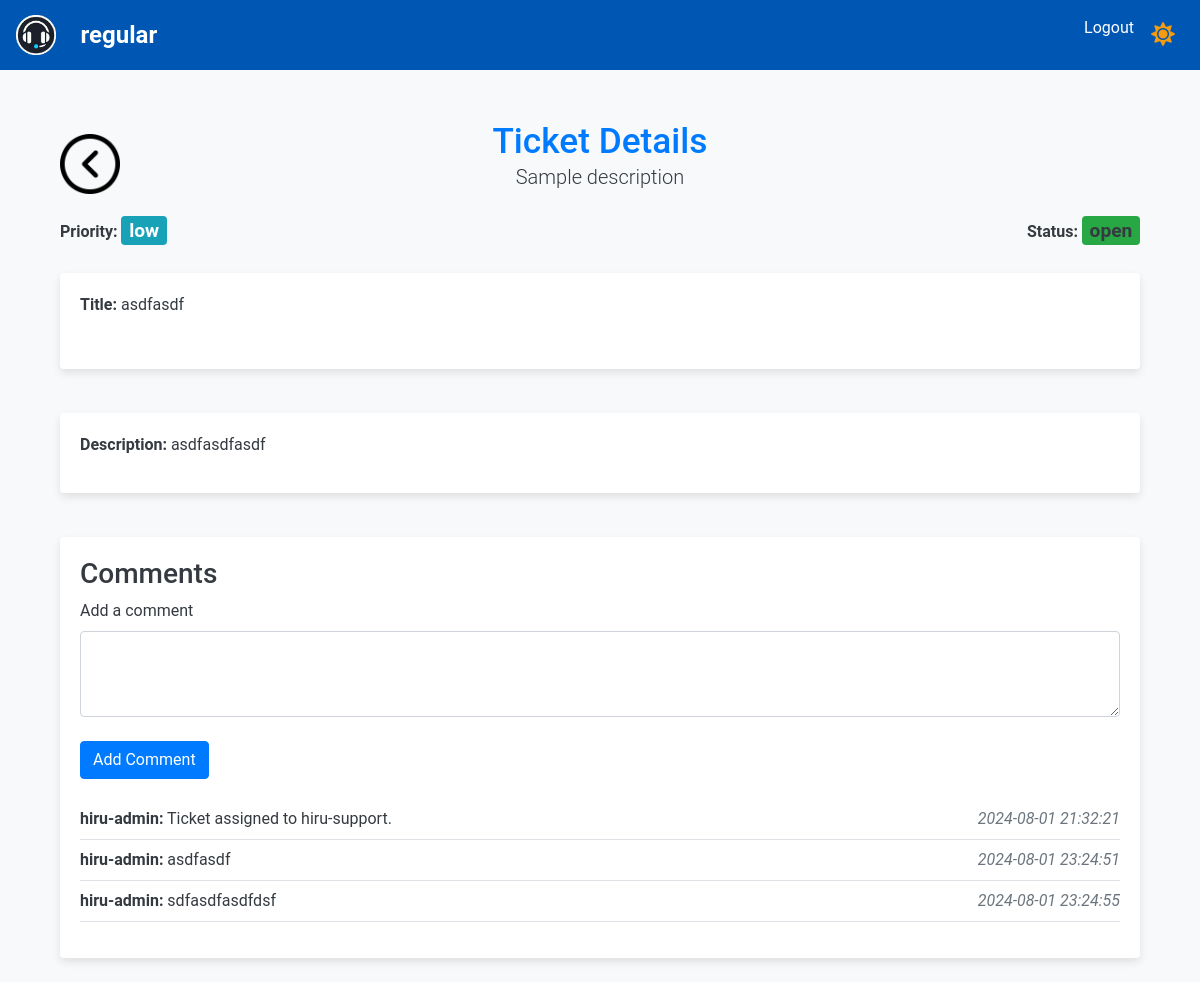
The app's page /ticket/3 (signed in), older data.
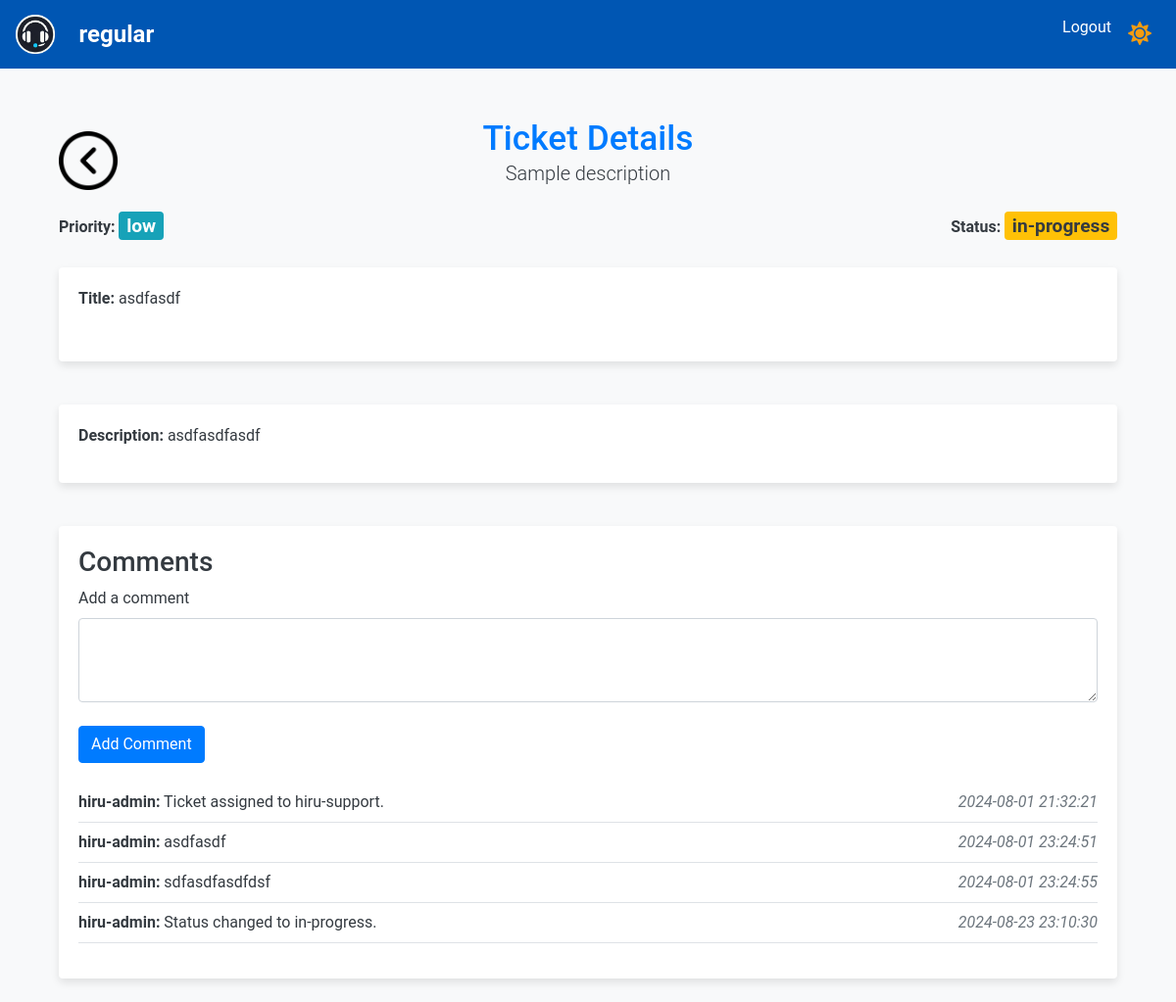
The same page, newer data.
### app/models.py (models this page shows)
class User(UserMixin, db.Model):
    id = db.Column(db.Integer, primary_key=True)
    name = db.Column(db.String(150), nullable=False)
    email = db.Column(db.String(150), unique=True, nullable=False)
    password = db.Column(db.String(150), nullable=False)
    role = db.Column(db.String(50), nullable=False)
    created_tickets = db.relationship(
        "Ticket",
        foreign_keys="Ticket.user_id",
        backref="creator",
        overlaps="assigned_tickets",
    )
    assigned_tickets = db.relationship(
        "Ticket",
        foreign_keys="Ticket.assigned_to",
        backref="assignee",
        overlaps="created_tickets",
    )
    user_comments = db.relationship(
        "Comment", backref="commenter", overlaps="commenter,comments"
    )

class Ticket(db.Model):
    id = db.Column(db.Integer, primary_key=True)
    title = db.Column(db.String(150), nullable=False)
    description = db.Column(db.Text, nullable=False)
    status = db.Column(db.String(50), nullable=False)
    priority = db.Column(db.String(50), nullable=False)
    created_at = db.Column(db.DateTime, default=datetime.utcnow)
    updated_at = db.Column(
        db.DateTime, default=datetime.utcnow, onupdate=datetime.utcnow
    )
    assigned_to = db.Column(db.Integer, db.ForeignKey("user.id"))
    user_id = db.Column(db.Integer, db.ForeignKey("user.id"))

class Comment(db.Model):
    id = db.Column(db.Integer, primary_key=True)
    ticket_id = db.Column(db.Integer, db.ForeignKey("ticket.id"))
    user_id = db.Column(db.Integer, db.ForeignKey("user.id"))
    comment_text = db.Column(db.Text, nullable=False)
    created_at = db.Column(db.DateTime, default=datetime.utcnow)  # Add timestamp
    ticket = db.relationship("Ticket", backref="ticket_comments")
    user = db.relationship("User", backref="comments", overlaps="comments")

### app/routes.py (the view, shortened to what this page needs)
@bp.route("/ticket/<int:ticket_id>", methods=["GET", "POST"])
@login_required
def ticket_details(ticket_id):
    print(f"Loading ticket details for ticket ID: {ticket_id}")
    ticket = Ticket.query.get_or_404(ticket_id)
    comments = Comment.query.filter_by(ticket_id=ticket.id).all()
    return render_template("ticket_details.html", ticket=ticket, comments=comments)

### app/__init__.py (called while the page is built)
def create_app():
    app = Flask(__name__, instance_relative_config=True)
    app.config.from_pyfile("config.py")
    db.init_app(app)
    login_manager.init_app(app)
    migrate.init_app(app, db)
    from .models import User
    @login_manager.user_loader
    def load_user(user_id):
        return User.query.get(int(user_id))
    from . import routes
    app.register_blueprint(routes.bp)
    return app

### app/templates/ticket_details.html (shortened to what this page needs)
{% extends "base.html" %}
{% block content %}
<div class="container mt-5">
    <div class="row mb-2 align-items-center">
        <div class="col-md-2 text-start">
            <a href="{{ url_for('main.all_tickets') }}">
                <img src="{{ url_for('static', filename='back-arrow-3095.png') }}" alt="Back to Dashboard" class="back-button-icon">
            </a>
        </div>
        <div class="col-md-8 text-center">
            <h2 class="text-primary mb-0">Ticket Details</h2>
            <p class="lead">Sample description</p>
        </div>
    </div>
    <div class="row mb-2 align-items-center">
        <div class="col-md-4 text-start d-flex justify-content-start align-items-center">
            <p class="mb-0"><strong>Priority:</strong>
                <span class="badge text-white status-badge {% if ticket.priority == 'high' %}bg-danger{% elif ticket.priority == 'medium' %}bg-warning{% else %}bg-info{% endif %}">
                    {{ ticket.priority }}
                </span>
            </p>
        </div>
        <div class="col-md-4 text-end d-flex justify-content-end align-items-center">
            <p class="mb-0"><strong>Status:</strong>
            <span class="badge status-badge ms-2 {% if ticket.status == 'open' %}bg-success{% elif ticket.status == 'in-progress' %}bg-warning{% else %}bg-secondary{% endif %}">
                {{ ticket.status }}
            </span>
            </p>
        </div>
    </div>
    <div class="row mb-4">
        <div class="col-12">
            <div class="card">
                <div class="card-body">
                    <div class="row mb-2">
                        <div class="col-md-6">
                            <p><strong>Title:</strong> {{ ticket.title }}</p>
                        </div>
                    </div>
                </div>
            </div>
        </div>
    </div>
    <div class="row mb-4">
        <div class="col-12">
            <div class="card">
                <div class="card-body">
                    <p><strong>Description:</strong> {{ ticket.description }}</p>
                </div>
            </div>
        </div>
    </div>
    <div class="row mb-4">
        <div class="col-12">
            <div class="card">
                <div class="card-body">
                    <h3>Comments</h3>
                    <form method="POST" class="mb-3">
                        <div class="form-group">
                            <label for="comment_text">Add a comment</label>
                            <textarea class="form-control" id="comment_text" name="comment_text" rows="3" required></textarea>
                        </div>
                        <button type="submit" class="btn btn-primary mt-2">Add Comment</button>
                    </form>
                    <ul class="list-unstyled">
                        {% for comment in comments %}
                        <li class="d-flex justify-content-between border-bottom py-2">
                            <div>
                                <strong>{{ comment.user.name }}:</strong> {{ comment.comment_text }}
                            </div>
                            <div class="text-muted">
                                <em>{{ comment.created_at.strftime('%Y-%m-%d %H:%M:%S') }}</em>
                            </div>
                        </li>
                        {% endfor %}
                    </ul>
                </div>
            </div>
        </div>
    </div>
</div>
{% endblock %}

### app/templates/base.html (shortened to what this page needs)
<!DOCTYPE html>
<html lang="en">
  <head>
    <link
      href="https://stackpath.bootstrapcdn.com/bootstrap/4.5.2/css/bootstrap.min.css"
      rel="stylesheet"
    />
    <link
      href="{{ url_for('static', filename='styles.css') }}"
      rel="stylesheet"
    />
    <link
      rel="stylesheet"
      href="https://cdnjs.cloudflare.com/ajax/libs/font-awesome/5.15.4/css/all.min.css"
    />
  </head>
  <body class="light-mode">
    <nav class="navbar navbar-expand-lg">
      <a class="navbar-brand" href="#">
        <img
          src="{{ url_for('static', filename='logo.png') }}"
          alt="Help Desk Logo"
          style="height: 40px"
        />
        {% if current_user.is_authenticated %}
        <div class="role-badge">
          <span class="badge badge-role-{{ current_user.role }}"
            >{{ current_user.role }}</span
          >
        </div>
        {% endif %}
      </a>
      <div class="collapse navbar-collapse" id="navbarNav">
        <ul class="navbar-nav ml-auto">
          {% if current_user.is_authenticated %}
          <li class="nav-item">
            <a class="nav-link" href="{{ url_for('main.logout') }}">Logout</a>
          </li>
          {% endif %}
          <li class="nav-item">
            <button id="theme-toggle-button" class="btn btn-link nav-link">
              <i id="theme-toggle-icon" class="fas fa-sun"></i>
            </button>
          </li>
        </ul>
      </div>
    </nav>
    <div class="container">{% block content %} {% endblock %}</div>
  </body>
</html>

### app/static/styles.css (style rules this page uses)
body { font-family: "Roboto", sans-serif; background-color: #f8f9fa; margin: 0; color: #343a40; }
.container { margin-top: 50px; }
h2 { color: #007bff; }
.card { border: none; margin-top: 20px; box-shadow: 0 4px 8px rgba(0, 0, 0, 0.1); }
.btn-primary, .btn-secondary, .btn-success, .btn-warning { margin-right: 10px; }
.btn-primary { background-color: #007bff; border-color: #007bff; }
.badge { font-size: 1.2em; }
.text-primary { color: #007bff !important; font-size: 2.2em; }
.list-unstyled { margin-top: 20px; }
.list-unstyled li { border-bottom: 1px solid #e9ecef; padding: 10px 0; }
.list-unstyled li:last-child { border-bottom: none; }
.navbar { background-color: #0056b3; }
.navbar .navbar-brand, .navbar .nav-link { color: #ffffff; }
.status-badge { display: inline-block; text-align: center; width: auto; }
.form-group { margin-bottom: 1rem; }
.back-button-icon { width: 60px; height: 60px; vertical-align: middle; }
.role-badge { display: inline-block; margin-left: 10px; vertical-align: middle; }
#theme-toggle-button { font-size: 1.5rem; cursor: pointer; }
#theme-toggle-button .fas { transition: color 0.3s ease; }
body.light-mode #theme-toggle-icon { color: #f39c12; }

Row changes from the older to the newer data that the page shows:
changed Ticket "low": status "open" → "in-progress"
added Comment: user.name "hiru-admin", comment_text "Status changed to in-progress.", created_at "2024-08-23 23:10:30"
